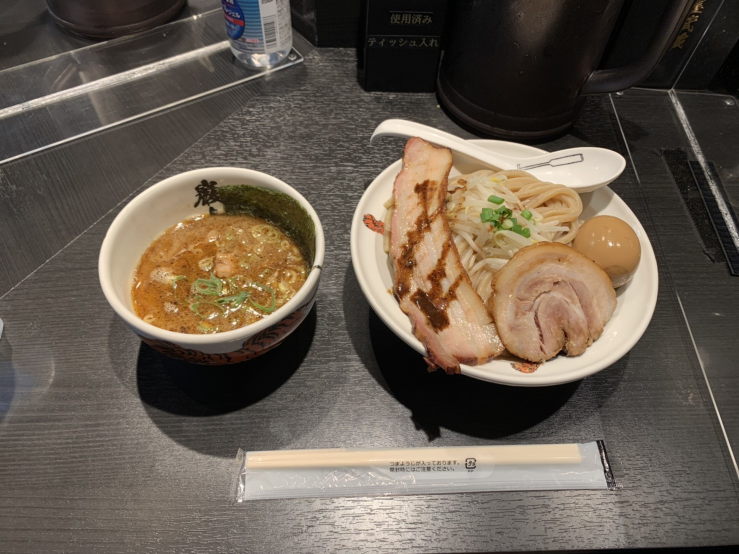
#> input picture input/img1.jpg, 1478 x 1108 px (shown at 1/2 size); its folder holds only this picture in this run
$ python imagej.py
#> lines starting #> are read from the running program, lines starting #| are printed output that depends on the picture
import cv2

for i in range(5):
    img = cv2.imread('../input/img' + str(i+1) + '.jpg', 0)
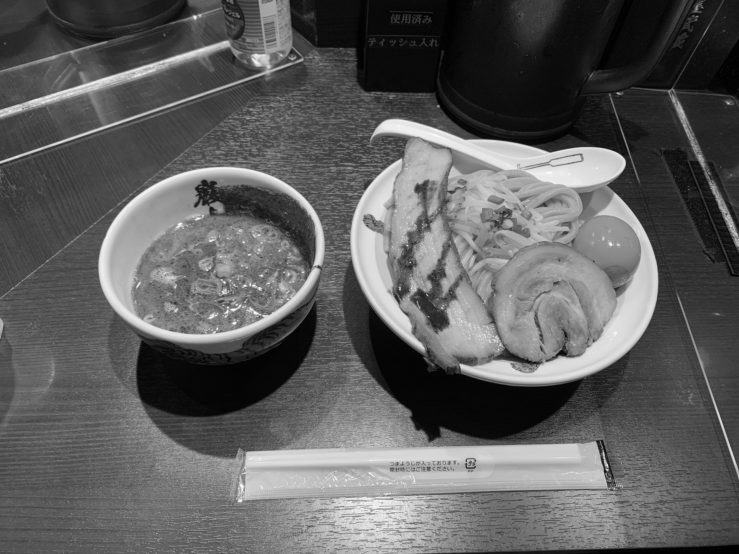
#> img: shape (1108, 1478) (shown at 1/2 size); min 0, max 255, mean 94.3
    img2 = cv2.resize(img, (256, 256))
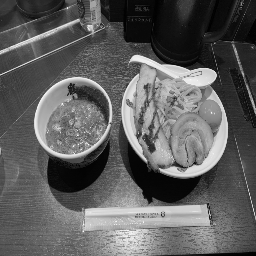
#> img2: shape (256, 256); min 0, max 252, mean 94.2
#> (the run stopped early here; a loop or call above may not have finished)
